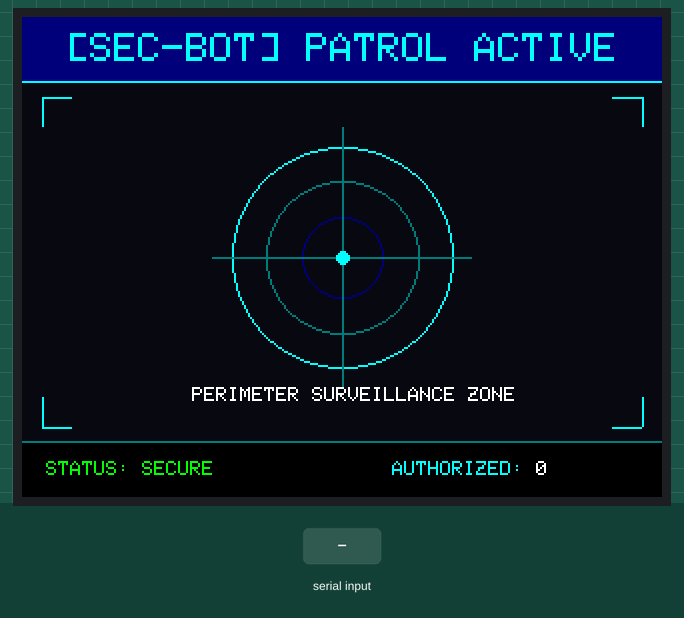
This sketch was run on a simulated Arduino Uno, built with avr-gcc and run on an emulated ATmega328P. On the bench: 320×240 colour display. The inputs (shaded band) are chosen by the test bench. What the sketch prints to the serial monitor is not drawn.

Above: at 1.5 s.
1.6 s: "UNKNOWN:1\n" received over Serial
At 2.5 s:
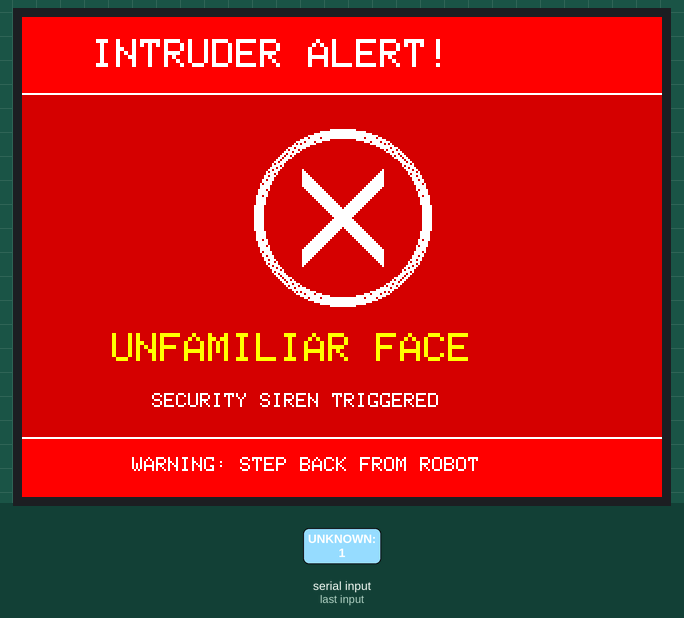
3.2 s: "OK:\n" received over Serial
At 4.4 s:
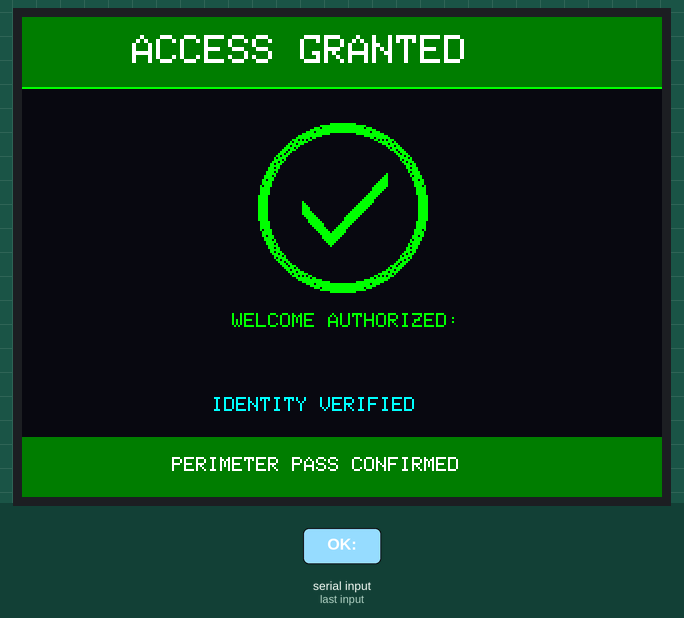
4.8 s: "OK:90\n" received over Serial
At 5.7 s:
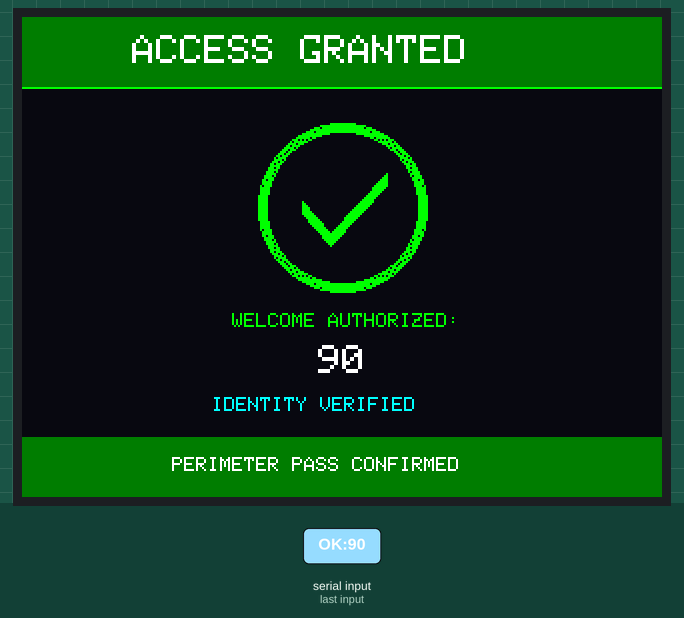
6.4 s: "OK::45\n" received over Serial
At 6.9 s:
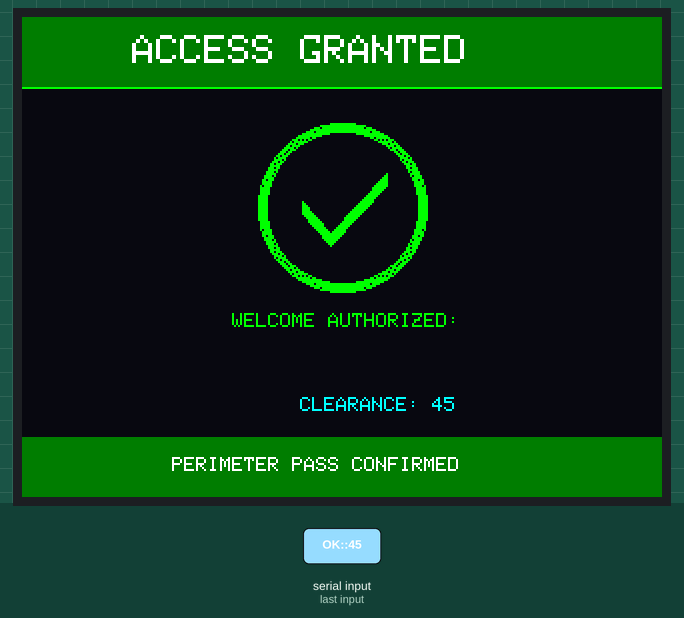
8.0 s: "UNKNOWN:150\n" received over Serial
At 8.6 s:
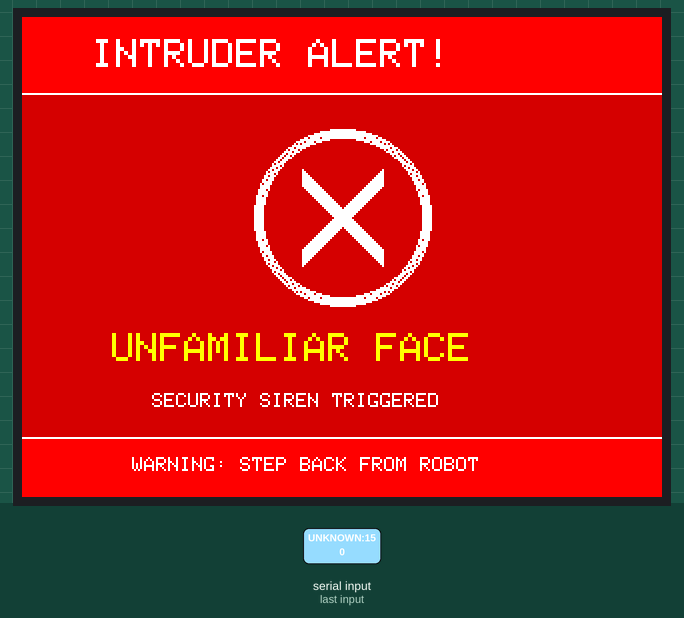
9.6 s: "INTRUDER:1\n" received over Serial
Timing chart, 0 to 12.6 s (numbered marks = the images above; inputs shaded):
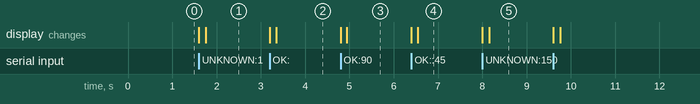

The sketch:

arduino_tft.ino
```cpp
// =============================================================================
//  Arduino Uno + 2.4" / 2.8" TFT LCD Shield (MCUFRIEND / SPFD5408 / ILI9341)
//  Face Recognition Attendance Bot Visual Feedback Display
//
//  Connected to Raspberry Pi via USB Serial Cable (/dev/ttyACM0 or /dev/ttyUSB0).
//  Baud rate: 115200.
//
//  Commands from Raspberry Pi:
//    - OK:<NAME>:<ID>   -> Displays GREEN CHECKMARK (✔), Name, ID, Attendance Marked
//    - UNKNOWN          -> Displays RED X MARK (✖), "ACCESS DENIED / UNREGISTERED"
//    - IDLE:<COUNT>     -> Returns to Scanning / Idle Radar Screen with total count
//    - PING             -> Responds with "PONG"
//
//  Libraries Required (install via Arduino Library Manager):
//    1. "Adafruit GFX Library" by Adafruit
//    2. "MCUFRIEND_kbv" by David Prentice
//       (Or "Adafruit_TFTLCD" for older 8-bit parallel shields)
// =============================================================================

#include <Adafruit_GFX.h>
#include <MCUFRIEND_kbv.h>

MCUFRIEND_kbv tft;

// 16-bit 565 RGB Color Definitions
#define BLACK       0x0000
#define NAVY        0x000F
#define DARKGREEN   0x03E0
#define DARKCYAN    0x03EF
#define MAROON      0x7800
#define PURPLE      0x780F
#define OLIVE       0x7BE0
#define LIGHTGREY   0xC618
#define DARKGREY    0x3186
#define BLUE        0x001F
#define GREEN       0x07E0
#define CYAN        0x07FF
#define RED         0xF800
#define MAGENTA     0xF81F
#define YELLOW      0xFFE0
#define WHITE       0xFFFF
#define ORANGE      0xFD20
#define EMERALD     0x2E6B
#define CRIMSON     0xD000
#define BG_DARK     0x0842

// Display states
enum ScreenState {
  STATE_IDLE,
  STATE_CHECKMARK,
  STATE_CROSS
};

ScreenState currentState = STATE_IDLE;
unsigned long stateTimestamp = 0;
const unsigned long HOLD_DURATION = 4000; // Hold check/cross for 4 seconds before returning to idle
int attendanceCount = 0;

// Communication buffer
String inputBuffer = "";

// Forward declarations
void showIdleScreen(int count);
void showSuccessCheckmark(String name, String id);
void showUnknownCross();
void drawCheckmark(int cx, int cy, int radius, uint16_t color);
void drawCross(int cx, int cy, int radius, uint16_t color);
void handleSerialCommand(String cmd);

void setup() {
  Serial.begin(115200);
  while (!Serial) { ; } // wait for serial port to connect

  uint16_t ID = tft.readID();
  // Register dump showed reg(0x00D3) = 00 00 91 41 -> ILI9341 with bit 9 low
  if (ID == 0x9141 || ID == 0xD3D3 || ID == 0xD3 || ID == 0x0 || ID == 0xFFFF) {
    ID = 0x9341;
  }
  tft.begin(ID);

  // Landscape orientation: 320x240
  tft.setRotation(1);
  tft.fillScreen(BG_DARK);

  Serial.println(F("[ARDUINO_TFT] Ready. Waiting for commands..."));
  showIdleScreen(0);
}

void loop() {
  // 1. Process incoming Serial messages from Raspberry Pi
  while (Serial.available() > 0) {
    char c = (char)Serial.read();
    if (c == '\n' || c == '\r') {
      if (inputBuffer.length() > 0) {
        handleSerialCommand(inputBuffer);
        inputBuffer = "";
      }
    } else {
      inputBuffer += c;
    }
  }

  // 2. Auto-revert back to idle after hold duration
  if (currentState != STATE_IDLE && (millis() - stateTimestamp > HOLD_DURATION)) {
    currentState = STATE_IDLE;
    showIdleScreen(attendanceCount);
  }
}

void handleSerialCommand(String cmd) {
  cmd.trim();
  if (cmd.length() == 0) return;

  if (cmd.startsWith("OK:")) {
    // Format: OK:FirstName_LastName:ID
    int firstColon = cmd.indexOf(':');
    int secondColon = cmd.indexOf(':', firstColon + 1);

    String personName = "Student";
    String studentId = "";

    if (secondColon != -1) {
      personName = cmd.substring(firstColon + 1, secondColon);
      studentId  = cmd.substring(secondColon + 1);
    } else {
      personName = cmd.substring(firstColon + 1);
    }

    // Replace underscores with spaces for clean UI
    personName.replace("_", " ");

    attendanceCount++;
    currentState = STATE_CHECKMARK;
    stateTimestamp = millis();
    showSuccessCheckmark(personName, studentId);
    Serial.println(F("ACK:SUCCESS_DISPLAYED"));

  } else if (cmd == "UNKNOWN" || cmd.startsWith("UNKNOWN:") || cmd == "INTRUDER" || cmd.startsWith("INTRUDER:")) {
    currentState = STATE_CROSS;
    stateTimestamp = millis();
    showUnknownCross();
    Serial.println(F("ACK:INTRUDER_DISPLAYED"));

  } else if (cmd.startsWith("IDLE")) {
    int colon = cmd.indexOf(':');
    if (colon != -1) {
      attendanceCount = cmd.substring(colon + 1).toInt();
    }
    currentState = STATE_IDLE;
    showIdleScreen(attendanceCount);
    Serial.println(F("ACK:IDLE_DISPLAYED"));

  } else if (cmd == "PING") {
    Serial.println(F("PONG"));
  }
}

// -----------------------------------------------------------------------------
// UI SCREEN: IDLE / PERIMETER PATROL RADAR
// -----------------------------------------------------------------------------
void showIdleScreen(int count) {
  tft.fillScreen(BG_DARK);

  // Top Tactical Header Banner
  tft.fillRect(0, 0, 320, 32, NAVY);
  tft.drawFastHLine(0, 32, 320, CYAN);
  tft.setTextColor(CYAN);
  tft.setTextSize(2);
  tft.setCursor(22, 8);
  tft.print(F("[SEC-BOT] PATROL ACTIVE"));

  // Tactical Corner Brackets
  int margin = 10;
  int blen = 15;
  // Top-left
  tft.drawFastHLine(margin, 40, blen, CYAN);
  tft.drawFastVLine(margin, 40, blen, CYAN);
  // Top-right
  tft.drawFastHLine(320 - margin - blen, 40, blen, CYAN);
  tft.drawFastVLine(320 - margin, 40, blen, CYAN);
  // Bottom-left
  tft.drawFastHLine(margin, 205, blen, CYAN);
  tft.drawFastVLine(margin, 205 - blen, blen, CYAN);
  // Bottom-right
  tft.drawFastHLine(320 - margin - blen, 205, blen, CYAN);
  tft.drawFastVLine(320 - margin, 205 - blen, blen, CYAN);

  // Center Security Radar Reticle
  int cx = 160;
  int cy = 120;
  tft.drawCircle(cx, cy, 55, CYAN);
  tft.drawCircle(cx, cy, 38, DARKCYAN);
  tft.drawCircle(cx, cy, 20, NAVY);
  tft.drawFastHLine(cx - 65, cy, 130, DARKCYAN);
  tft.drawFastVLine(cx, cy - 65, 130, DARKCYAN);
  tft.fillCircle(cx, cy, 3, CYAN);

  // Subtitle
  tft.setTextColor(WHITE);
  tft.setTextSize(1);
  tft.setCursor(85, 185);
  tft.print(F("PERIMETER SURVEILLANCE ZONE"));

  // Bottom Status Bar
  tft.fillRect(0, 212, 320, 28, BLACK);
  tft.drawFastHLine(0, 212, 320, DARKCYAN);
  tft.setTextColor(GREEN);
  tft.setTextSize(1);
  tft.setCursor(12, 222);
  tft.print(F("STATUS: SECURE"));

  tft.setTextColor(CYAN);
  tft.setCursor(185, 222);
  tft.print(F("AUTHORIZED: "));
  tft.setTextColor(WHITE);
  tft.print(count);
}

// -----------------------------------------------------------------------------
// UI SCREEN: AUTHORIZED ACCESS GRANTED (WELCOME BY NAME)
// -----------------------------------------------------------------------------
void showSuccessCheckmark(String name, String id) {
  tft.fillScreen(BG_DARK);

  // Glowing Emerald Header
  tft.fillRect(0, 0, 320, 35, DARKGREEN);
  tft.drawFastHLine(0, 35, 320, GREEN);
  tft.setTextColor(WHITE);
  tft.setTextSize(2);
  tft.setCursor(55, 9);
  tft.print(F("ACCESS GRANTED"));

  // Green Security Shield & Checkmark
  drawCheckmark(160, 95, 42, GREEN);

  // Personalized Welcome Header
  tft.setTextColor(GREEN);
  tft.setTextSize(1);
  tft.setCursor(105, 148);
  tft.print(F("WELCOME AUTHORIZED:"));

  // Full Name
  tft.setTextColor(WHITE);
  tft.setTextSize(2);
  int nameX = max(10, 160 - (int)(name.length() * 6));
  tft.setCursor(nameX, 164);
  tft.print(name);

  // Security Clearance / ID
  tft.setTextColor(CYAN);
  tft.setTextSize(1);
  if (id.length() > 0) {
    int idX = max(10, 160 - (int)(id.length() * 3) - 15);
    tft.setCursor(idX, 190);
    tft.print(F("CLEARANCE: "));
    tft.print(id);
  } else {
    tft.setCursor(95, 190);
    tft.print(F("IDENTITY VERIFIED"));
  }

  // Bottom Confirmation Bar
  tft.fillRect(0, 210, 320, 30, DARKGREEN);
  tft.setTextColor(WHITE);
  tft.setTextSize(1);
  tft.setCursor(75, 220);
  tft.print(F("PERIMETER PASS CONFIRMED"));
}

// -----------------------------------------------------------------------------
// UI SCREEN: INTRUDER ALERT! (UNFAMILIAR / UNREGISTERED PERSON)
// -----------------------------------------------------------------------------
void showUnknownCross() {
  tft.fillScreen(CRIMSON);

  // Flashing Hazard Alert Header
  tft.fillRect(0, 0, 320, 38, RED);
  tft.drawFastHLine(0, 38, 320, WHITE);
  tft.setTextColor(WHITE);
  tft.setTextSize(2);
  tft.setCursor(35, 11);
  tft.print(F("INTRUDER ALERT!"));

  // High-Visibility Hazard Cross
  drawCross(160, 100, 44, WHITE);

  // Threat Warning Text
  tft.setTextColor(YELLOW);
  tft.setTextSize(2);
  tft.setCursor(45, 158);
  tft.print(F("UNFAMILIAR FACE"));

  tft.setTextColor(WHITE);
  tft.setTextSize(1);
  tft.setCursor(65, 188);
  tft.print(F("SECURITY SIREN TRIGGERED"));

  // Bottom Warning Banner
  tft.fillRect(0, 210, 320, 30, RED);
  tft.drawFastHLine(0, 210, 320, WHITE);
  tft.setTextColor(WHITE);
  tft.setTextSize(1);
  tft.setCursor(55, 220);
  tft.print(F("WARNING: STEP BACK FROM ROBOT"));
}

// -----------------------------------------------------------------------------
// GRAPHICS HELPER: DRAW THICK CHECKMARK (✔)
// -----------------------------------------------------------------------------
void drawCheckmark(int cx, int cy, int radius, uint16_t color) {
  // Outer circle ring
  for (int r = radius - 4; r <= radius; r++) {
    tft.drawCircle(cx, cy, r, color);
  }

  // Inner thick checkmark polyline: (-20, 0) -> (-6, 16) -> (22, -14)
  for (int w = -3; w <= 3; w++) {
    tft.drawLine(cx - 20, cy + w, cx - 6, cy + 16 + w, color);
    tft.drawLine(cx - 6, cy + 16 + w, cx + 22, cy - 14 + w, color);
  }
}

// -----------------------------------------------------------------------------
// GRAPHICS HELPER: DRAW THICK RED/WHITE HAZARD CROSS (✖)
// -----------------------------------------------------------------------------
void drawCross(int cx, int cy, int radius, uint16_t color) {
  // Outer circle ring
  for (int r = radius - 4; r <= radius; r++) {
    tft.drawCircle(cx, cy, r, color);
  }

  // Thick X cross lines
  int offset = 20;
  for (int w = -4; w <= 4; w++) {
    tft.drawLine(cx - offset, cy - offset + w, cx + offset, cy + offset + w, color);
    tft.drawLine(cx - offset, cy + offset + w, cx + offset, cy - offset + w, color);
  }
}
```

Measured:
- after the input at 1.6 s, the display: first changes at once (image 1 shows a later state)
- after the input at 3.2 s, the display: first changes at once (image 2 shows a later state)
- after the input at 4.8 s, the display: first changes at once (image 3 shows a later state)
- after the input at 6.4 s, the display: first changes at once (image 4 shows a later state)
- after the input at 8.0 s, the display: first changes at once (image 5 shows a later state)
